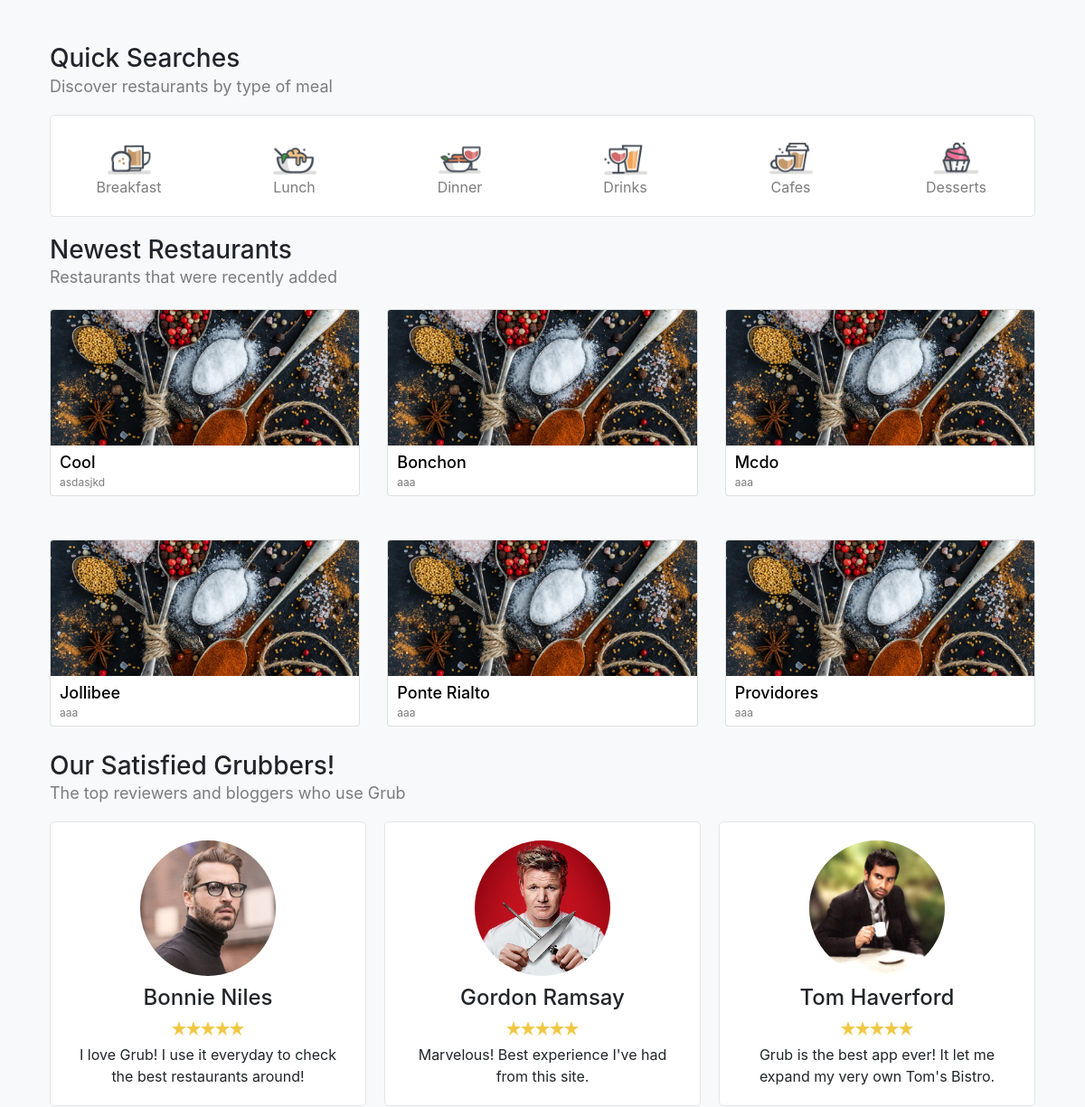
The app's page / (middle part), older data.
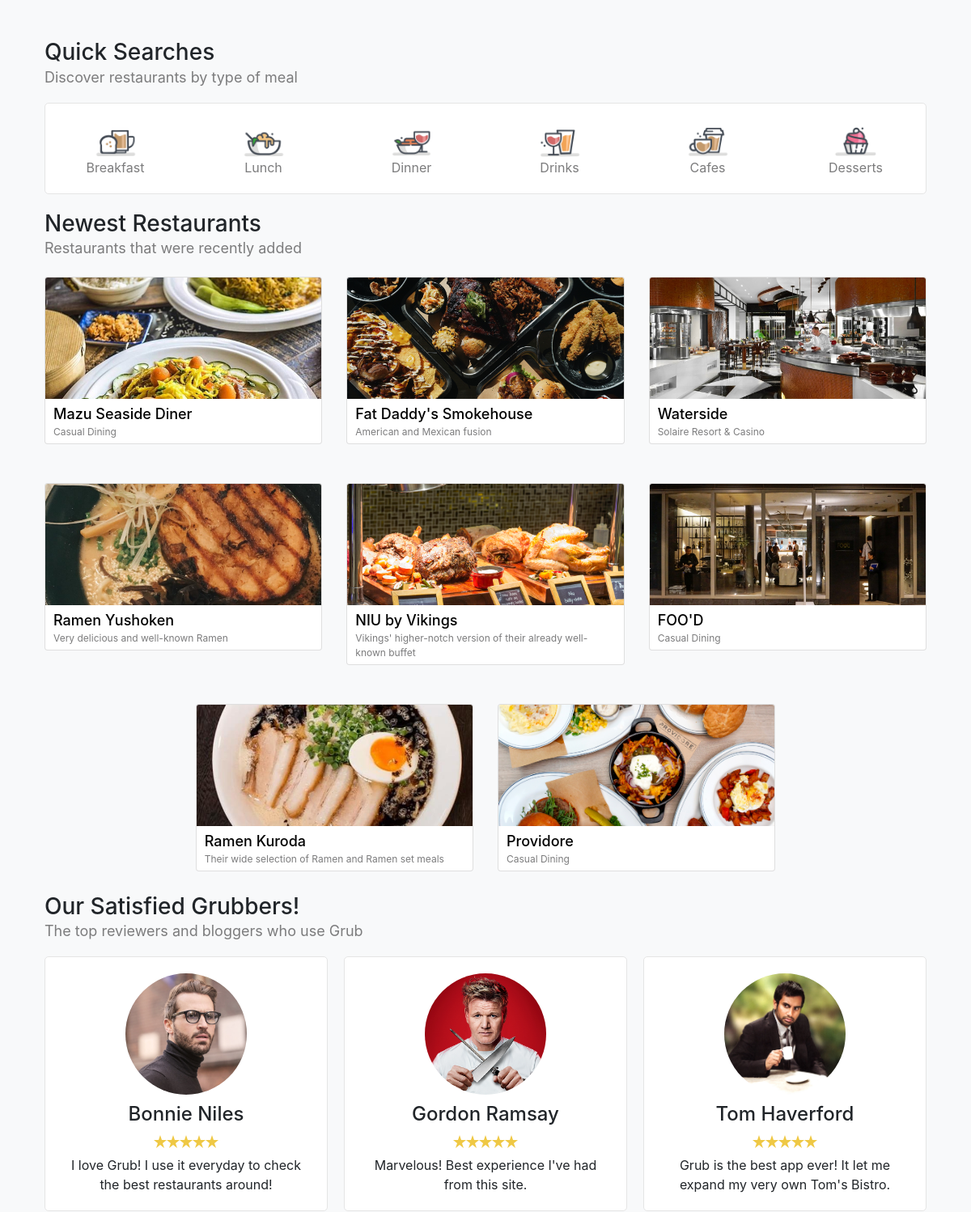
The same page, newer data.
### restaurants/models.py (models this page shows, shortened)
class Restaurant(Model):
    user = ForeignKey(User, on_delete=CASCADE)
    name = CharField(max_length=191)
    description = CharField(max_length=191)
    address = CharField(max_length=191)
    country = CharField(max_length=191)
    phone = CharField(max_length=191)
    category = ForeignKey(Category, on_delete=CASCADE)
    opening_hours = CharField(max_length=191)
    banner_image = ImageField(default='banner.jpg', upload_to='banner_image/%Y/%m/%d/', blank=True)
    created_at = DateTimeField(auto_now_add=True, editable=False)
    deleted_at = DateTimeField(null=True, blank=True, editable=False)
    updated_at = DateTimeField(auto_now=True, editable=False)

### grub/views.py (the view)
# urls.py: path('', views.home, name="home"),
def home(request):
	restaurants = Restaurant.objects.all()
	context = {
		"title": "Welcome to Grub",
		"restaurantlist": restaurants,
		"home_page": "active"
	}
	return render(request, "index.html", context)

### templates/index.html (shortened to what the changed rows need)
{% extends "base.html" %}
{% load static %}
{% block content %}
	<div class="container">
		<div class="row primary-align d-flex justify-content-center" style="margin: 0 -5px;">
            {% for item in restaurantlist reversed %}
				<div class="col-md-6 col-lg-4 opaque-hover">
					<a style="margin: 10px 5px;" href="{% url 'resto:read' item.name item.id %}">
						<div class="card transition">
							<img class="card-img-top" src="/media/{{ item.banner_image }}" alt="Card image cap">
							<div class="card-body">
								<p class="card-text" style="font-weight: 500; font-size: 18px; color: #000;">{{ item.name }}</p>
								<p class="card-text" style="font-weight: 400; font-size: 12px; color: #7C7C7D;">{{ item.description }}</p>
							</div>
						</div>
					</a>
				</div>
            {% empty %}
            <div class="bg-box" style="padding: 20px; width: 95%;">
                <p>Sorry, no restaurants registered yet.</p>
            </div>
            {% endfor %}
        </div>
	</div>
{% endblock %}

Row changes from the older to the newer data that the page shows:
added Restaurant: banner_image (picture), name "Mazu Seaside Diner", description "Casual Dining"
added Restaurant: banner_image (picture), name "Fat Daddy's Smokehouse", description "American and Mexican fusion"
changed Restaurant: banner_image: a different picture; name "Cool" → "Waterside"; description "asdasjkd" → "Solaire Resort & Casino"
changed Restaurant: banner_image: a different picture; name "Bonchon" → "Ramen Yushoken"; description "aaa" → "Very delicious and well-known Ramen"
changed Restaurant: banner_image: a different picture; name "Mcdo" → "NIU by Vikings"; description "aaa" → "Vikings' higher-notch version of their already well-known buffet"
changed Restaurant: banner_image: a different picture; name "Jollibee" → "FOO'D"; description "aaa" → "Casual Dining"
changed Restaurant: banner_image: a different picture; name "Ponte Rialto" → "Ramen Kuroda"; description "aaa" → "Their wide selection of Ramen and Ramen set meals"
changed Restaurant: banner_image: a different picture; name "Providores" → "Providore"; description "aaa" → "Casual Dining"
